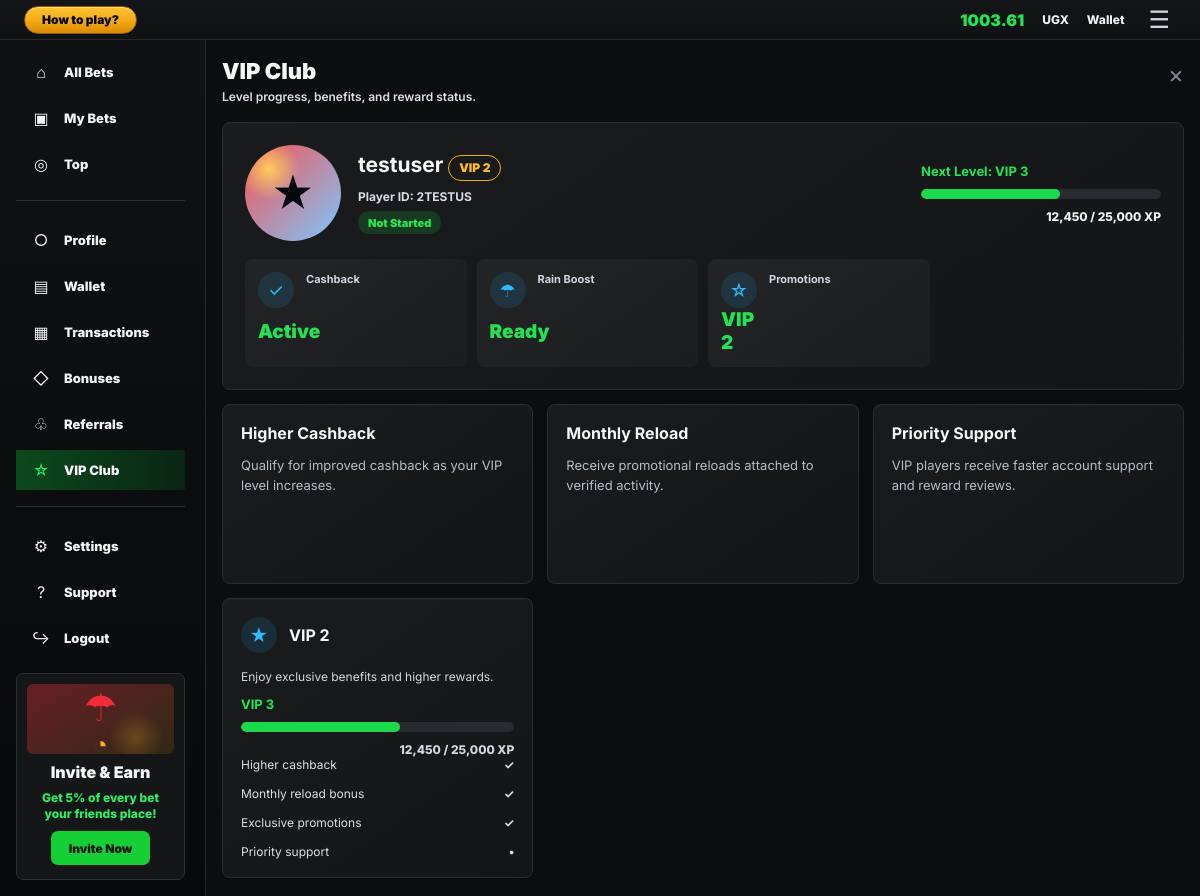
Page /vip-club/ (signed in) on the committed database.
### core/models.py (models this page shows, shortened)
class Profile(models.Model):
    KYC_STATUS_CHOICES = [
        ('none', 'Not Started'),
        ('tier_1', 'Tier 1 - Phone Verified'),
        ('tier_2', 'Tier 2 - Basic KYC'),
        ('tier_3', 'Tier 3 - Full KYC'),
        ('rejected', 'Rejected'),
    ]
    user = models.OneToOneField(User, on_delete=models.CASCADE)
    balance = models.DecimalField(max_digits=12, decimal_places=2, default=1000)
    currency = models.CharField(max_length=3, default='UGX')
    phone_number = models.CharField(max_length=20, blank=True)
    kyc_status = models.CharField(max_length=12, choices=KYC_STATUS_CHOICES, default='none')
    daily_deposit_limit = models.DecimalField(max_digits=12, decimal_places=2, default=500000)
    daily_loss_limit = models.DecimalField(max_digits=12, decimal_places=2, default=200000)
    self_excluded_until = models.DateTimeField(null=True, blank=True)
    created_at = models.DateTimeField(auto_now_add=True)

### core/views.py (the view)
# urls.py: path('vip-club/', views.vip_club, name='vip_club'),
@login_required
def vip_club(request):
    profile = get_object_or_404(Profile, user=request.user)
    transactions = Transaction.objects.filter(user=request.user).order_by('-created_at')[:5]
    return render(request, 'core/vip_club.html', {
        'profile': profile,
        'transactions': transactions,
    })

### core/templates/core/vip_club.html (shortened to what this page needs)
{% extends 'core/base.html' %}
{% block content %}
<section class="account-page account-vip-page">
    {% include 'core/partials/account_sidebar.html' %}
    <div class="account-workspace">
        {% include 'core/partials/account_topbar.html' %}
        <main class="account-main">
            <section class="account-content">
                <div class="account-title-row">
                    <div>
                        <h1>VIP Club</h1>
                        <p>Level progress, benefits, and reward status.</p>
                    </div>
                    <a class="account-close-link" href="{% url 'play' %}">×</a>
                </div>
                <section class="account-hero-card compact-hero">
                    <div class="wallet-identity">
                        <div class="wallet-avatar">★</div>
                        <div>
                            <h2>{{ request.user.username }} <em>VIP 2</em></h2>
                            <p>Player ID: {{ request.user.id|stringformat:"s" }}{{ request.user.username|upper|slice:":6" }}</p>
                            <span>{{ profile.get_kyc_status_display }}</span>
                        </div>
                    </div>
                    <div class="wallet-level">
                        <strong>Next Level: VIP 3</strong>
                        <i><b style="width: 58%"></b></i>
                        <p>12,450 / 25,000 XP</p>
                    </div>
                    <div class="account-stat-row">
                        <article><span>✓</span><small>Cashback</small><strong>Active</strong></article>
                        <article><span>☂</span><small>Rain Boost</small><strong>Ready</strong></article>
                        <article><span>☆</span><small>Promotions</small><strong>VIP 2</strong></article>
                    </div>
                </section>
                <div class="account-feature-grid">
                    <section class="account-card support-tile"><h2>Higher Cashback</h2><p>Qualify for improved cashback as your VIP level increases.</p></section>
                    <section class="account-card support-tile"><h2>Monthly Reload</h2><p>Receive promotional reloads attached to verified activity.</p></section>
                    <section class="account-card support-tile"><h2>Priority Support</h2><p>VIP players receive faster account support and reward reviews.</p></section>
                </div>
            </section>
            <aside class="account-right-rail">
                <section class="account-card vip-card">
                    <div class="vip-head"><span>★</span><strong>VIP 2</strong></div>
                    <p>Enjoy exclusive benefits and higher rewards.</p>
                    <div class="wallet-level">
                        <strong>VIP 3</strong>
                        <i><b style="width: 58%"></b></i>
                        <p>12,450 / 25,000 XP</p>
                    </div>
                    <ul>
                        <li>Higher cashback <strong>✓</strong></li>
                        <li>Monthly reload bonus <strong>✓</strong></li>
                        <li>Exclusive promotions <strong>✓</strong></li>
                        <li>Priority support <strong>•</strong></li>
                    </ul>
                </section>
            </aside>
        </main>
    </div>
</section>
{% endblock %}

### core/templates/core/partials/account_topbar.html
<header class="account-topbar">
    <a class="help-chip" href="{% url 'how_to_play' %}">How to play?</a>
    <div>
        <strong>{{ profile.balance|floatformat:2 }}</strong>
        <span>{{ profile.currency }}</span>
        <a href="{% url 'wallet' %}">Wallet</a>
        <button type="button" aria-label="Menu">☰</button>
    </div>
</header>

### rows in the picture
Profile: balance "1003.61", currency "UGX", kyc_status "Not Started"

### other values in the picture
{{ request.user.username }} "testuser"
{{ request.user.id|stringformat:"s" }} "2"
{{ request.user.username|upper|slice:":6" }} "TESTUS"
